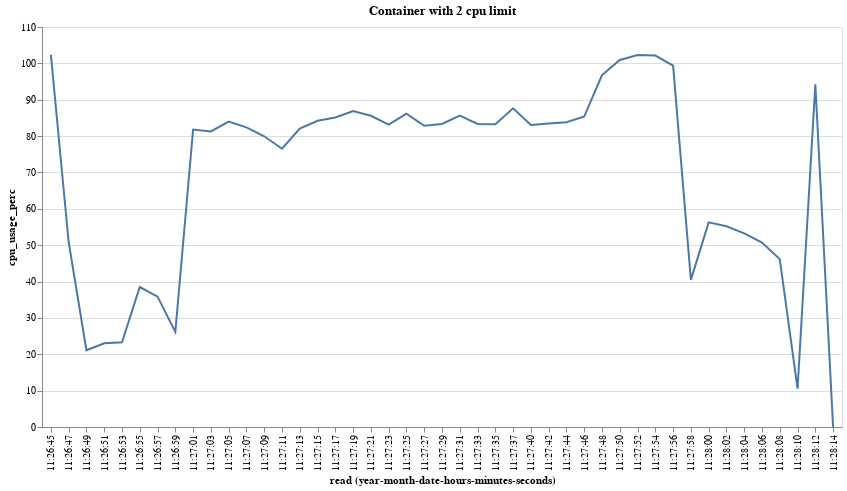

The code cell stored with this chart in its notebook:
### Code cell
chart = generate_chart(run_with_num_cpu(2))
print_relevant_logs()
chart

### Figure 1 — Vega-Lite specification as saved in the notebook (floating-point values rounded to 4 significant figures)
{"config": {"view": {"continuousWidth": 400, "continuousHeight": 300}}, "data": {"name": "data-17de0893c5ea799bb0bf3fb2b8995d58"}, "mark": "line", "encoding": {"x": {"axis": {"format": "%H:%M:%S", "labelAngle": -90}, "field": "read", "timeUnit": "yearmonthdatehoursminutesseconds", "type": "ordinal"}, "y": {"field": "cpu_usage_perc", "type": "quantitative"}}, "height": 400, "title": "Container with 2 cpu limit", "width": 800, "$schema": "https://vega.github.io/schema/vega-lite/v4.17.0.json", "datasets": {"data-17de0893c5ea799bb0bf3fb2b8995d58": [{"read": "2022-11-08T11:26:45.171419397", "cpu_stats.online_cpus": 4, "cpu_stats.cpu_usage.total_usage": 1200676000, "precpu_stats.cpu_usage.total_usage": 195280000, "cpu_stats.system_cpu_usage": 3923419390000000, "precpu_stats.system_cpu_usage": 3923415460000000, "cpu_delta": 1005396000, "system_cpu_delta": 3930000000, "cpu_usage_perc": 102.3}, {"read": "2022-11-08T11:26:47.182944928", "cpu_stats.online_cpus": 4, "cpu_stats.cpu_usage.total_usage": 2546031000, "precpu_stats.cpu_usage.total_usage": 2104008000, "cpu_stats.system_cpu_usage": 3923426700000000, "precpu_stats.system_cpu_usage": 3923423220000000, "cpu_delta": 442023000, "system_cpu_delta": 3480000000, "cpu_usage_perc": 50.81}, {"read": "2022-11-08T11:26:49.204561819", "cpu_stats.online_cpus": 4, "cpu_stats.cpu_usage.total_usage": 2885215000, "precpu_stats.cpu_usage.total_usage": 2717454000, "cpu_stats.system_cpu_usage": 3923433110000000, "precpu_stats.system_cpu_usage": 3923429930000000, "cpu_delta": 167761000, "system_cpu_delta": 3180000000, "cpu_usage_perc": 21.1}, {"read": "2022-11-08T11:26:51.274376857", "cpu_stats.online_cpus": 4, "cpu_stats.cpu_usage.total_usage": 3237356000, "precpu_stats.cpu_usage.total_usage": 3045043000, "cpu_stats.system_cpu_usage": 3923439740000000, "precpu_stats.system_cpu_usage": 3923436400000000, "cpu_delta": 192313000, "system_cpu_delta": 3340000000, "cpu_usage_perc": 23.03}, {"read": "2022-11-08T11:26:53.360560826", "cpu_stats.online_cpus": 4, "cpu_stats.cpu_usage.total_usage": 3643262000, "precpu_stats.cpu_usage.total_usage": 3454597000, "cpu_stats.system_cpu_usage": 3923446430000000, "precpu_stats.system_cpu_usage": 3923443190000000, "cpu_delta": 188665000, "system_cpu_delta": 3240000000, "cpu_usage_perc": 23.29}, {"read": "2022-11-08T11:26:55.378896679", "cpu_stats.online_cpus": 4, "cpu_stats.cpu_usage.total_usage": 4142636000, "precpu_stats.cpu_usage.total_usage": 3824056000, "cpu_stats.system_cpu_usage": 3923452910000000, "precpu_stats.system_cpu_usage": 3923449600000000, "cpu_delta": 318580000, "system_cpu_delta": 3310000000, "cpu_usage_perc": 38.5}, {"read": "2022-11-08T11:26:57.401175317", "cpu_stats.online_cpus": 4, "cpu_stats.cpu_usage.total_usage": 4733458000, "precpu_stats.cpu_usage.total_usage": 4441213000, "cpu_stats.system_cpu_usage": 3923459510000000, "precpu_stats.system_cpu_usage": 3923456250000000, "cpu_delta": 292245000, "system_cpu_delta": 3260000000, "cpu_usage_perc": 35.86}, {"read": "2022-11-08T11:26:59.429118690", "cpu_stats.online_cpus": 4, "cpu_stats.cpu_usage.total_usage": 5229341000, "precpu_stats.cpu_usage.total_usage": 5021477000, "cpu_stats.system_cpu_usage": 3923465970000000, "precpu_stats.system_cpu_usage": 3923462790000000, "cpu_delta": 207864000, "system_cpu_delta": 3180000000, "cpu_usage_perc": 26.15}, {"read": "2022-11-08T11:27:01.422363966", "cpu_stats.online_cpus": 4, "cpu_stats.cpu_usage.total_usage": 6593256000, "precpu_stats.cpu_usage.total_usage": 5852913000, "cpu_stats.system_cpu_usage": 3923473180000000, "precpu_stats.system_cpu_usage": 3923469560000000, "cpu_delta": 740343000, "system_cpu_delta": 3620000000, "cpu_usage_perc": 81.81}, {"read": "2022-11-08T11:27:03.493375618", "cpu_stats.online_cpus": 4, "cpu_stats.cpu_usage.total_usage": 8108340000, "precpu_stats.cpu_usage.total_usage": 7340246000, "cpu_stats.system_cpu_usage": 3923480570000000, "precpu_stats.system_cpu_usage": 3923476790000000, "cpu_delta": 768094000, "system_cpu_delta": 3780000000, "cpu_usage_perc": 81.28}, {"read": "2022-11-08T11:27:05.546215597", "cpu_stats.online_cpus": 4, "cpu_stats.cpu_usage.total_usage": 9651093000, "precpu_stats.cpu_usage.total_usage": 8882649000, "cpu_stats.system_cpu_usage": 3923487890000000, "precpu_stats.system_cpu_usage": 3923484230000000, "cpu_delta": 768444000, "system_cpu_delta": 3660000000, "cpu_usage_perc": 83.98}, {"read": "2022-11-08T11:27:07.567917588", "cpu_stats.online_cpus": 4, "cpu_stats.cpu_usage.total_usage": 11133916000, "precpu_stats.cpu_usage.total_usage": 10390134000, "cpu_stats.system_cpu_usage": 3923495090000000, "precpu_stats.system_cpu_usage": 3923491480000000, "cpu_delta": 743782000, "system_cpu_delta": 3610000000, "cpu_usage_perc": 82.41}, {"read": "2022-11-08T11:27:09.581750049", "cpu_stats.online_cpus": 4, "cpu_stats.cpu_usage.total_usage": 12645266000, "precpu_stats.cpu_usage.total_usage": 11923709000, "cpu_stats.system_cpu_usage": 3923502290000000, "precpu_stats.system_cpu_usage": 3923498680000000, "cpu_delta": 721557000, "system_cpu_delta": 3610000000, "cpu_usage_perc": 79.95}, {"read": "2022-11-08T11:27:11.598611479", "cpu_stats.online_cpus": 4, "cpu_stats.cpu_usage.total_usage": 14096244000, "precpu_stats.cpu_usage.total_usage": 13415115000, "cpu_stats.system_cpu_usage": 3923509510000000, "precpu_stats.system_cpu_usage": 3923505950000000, "cpu_delta": 681129000, "system_cpu_delta": 3560000000, "cpu_usage_perc": 76.53}, {"read": "2022-11-08T11:27:13.625175999", "cpu_stats.online_cpus": 4, "cpu_stats.cpu_usage.total_usage": 15620996000, "precpu_stats.cpu_usage.total_usage": 14861619000, "cpu_stats.system_cpu_usage": 3923516850000000, "precpu_stats.system_cpu_usage": 3923513150000000, "cpu_delta": 759377000, "system_cpu_delta": 3700000000, "cpu_usage_perc": 82.09}, {"read": "2022-11-08T11:27:15.662182341", "cpu_stats.online_cpus": 4, "cpu_stats.cpu_usage.total_usage": 17191026000, "precpu_stats.cpu_usage.total_usage": 16405906000, "cpu_stats.system_cpu_usage": 3923524310000000, "precpu_stats.system_cpu_usage": 3923520580000000, "cpu_delta": 785120000, "system_cpu_delta": 3730000000, "cpu_usage_perc": 84.2}, {"read": "2022-11-08T11:27:17.723331403", "cpu_stats.online_cpus": 4, "cpu_stats.cpu_usage.total_usage": 18760373000, "precpu_stats.cpu_usage.total_usage": 17983849000, "cpu_stats.system_cpu_usage": 3923531750000000, "precpu_stats.system_cpu_usage": 3923528100000000, "cpu_delta": 776524000, "system_cpu_delta": 3650000000, "cpu_usage_perc": 85.1}, {"read": "2022-11-08T11:27:19.751419086", "cpu_stats.online_cpus": 4, "cpu_stats.cpu_usage.total_usage": 20286711000, "precpu_stats.cpu_usage.total_usage": 19491663000, "cpu_stats.system_cpu_usage": 3923539080000000, "precpu_stats.system_cpu_usage": 3923535420000000, "cpu_delta": 795048000, "system_cpu_delta": 3660000000, "cpu_usage_perc": 86.89}, {"read": "2022-11-08T11:27:21.766038685", "cpu_stats.online_cpus": 4, "cpu_stats.cpu_usage.total_usage": 21835252000, "precpu_stats.cpu_usage.total_usage": 21058457000, "cpu_stats.system_cpu_usage": 3923546350000000, "precpu_stats.system_cpu_usage": 3923542720000000, "cpu_delta": 776795000, "system_cpu_delta": 3630000000, "cpu_usage_perc": 85.6}, {"read": "2022-11-08T11:27:23.785068453", "cpu_stats.online_cpus": 4, "cpu_stats.cpu_usage.total_usage": 23367658000, "precpu_stats.cpu_usage.total_usage": 22602536000, "cpu_stats.system_cpu_usage": 3923553690000000, "precpu_stats.system_cpu_usage": 3923550010000000, "cpu_delta": 765122000, "system_cpu_delta": 3680000000, "cpu_usage_perc": 83.17}, {"read": "2022-11-08T11:27:25.805847877", "cpu_stats.online_cpus": 4, "cpu_stats.cpu_usage.total_usage": 24917269000, "precpu_stats.cpu_usage.total_usage": 24124543000, "cpu_stats.system_cpu_usage": 3923561010000000, "precpu_stats.system_cpu_usage": 3923557330000000, "cpu_delta": 792726000, "system_cpu_delta": 3680000000, "cpu_usage_perc": 86.17}, {"read": "2022-11-08T11:27:27.823934945", "cpu_stats.online_cpus": 4, "cpu_stats.cpu_usage.total_usage": 26437358000, "precpu_stats.cpu_usage.total_usage": 25677492000, "cpu_stats.system_cpu_usage": 3923568330000000, "precpu_stats.system_cpu_usage": 3923564660000000, "cpu_delta": 759866000, "system_cpu_delta": 3670000000, "cpu_usage_perc": 82.82}, {"read": "2022-11-08T11:27:29.931084039", "cpu_stats.online_cpus": 4, "cpu_stats.cpu_usage.total_usage": 28024703000, "precpu_stats.cpu_usage.total_usage": 27220537000, "cpu_stats.system_cpu_usage": 3923575960000000, "precpu_stats.system_cpu_usage": 3923572100000000, "cpu_delta": 804166000, "system_cpu_delta": 3860000000, "cpu_usage_perc": 83.33}, {"read": "2022-11-08T11:27:31.923422508", "cpu_stats.online_cpus": 4, "cpu_stats.cpu_usage.total_usage": 29593096000, "precpu_stats.cpu_usage.total_usage": 28811932000, "cpu_stats.system_cpu_usage": 3923583250000000, "precpu_stats.system_cpu_usage": 3923579600000000, "cpu_delta": 781164000, "system_cpu_delta": 3650000000, "cpu_usage_perc": 85.61}, {"read": "2022-11-08T11:27:33.941601233", "cpu_stats.online_cpus": 4, "cpu_stats.cpu_usage.total_usage": 31114908000, "precpu_stats.cpu_usage.total_usage": 30344178000, "cpu_stats.system_cpu_usage": 3923590580000000, "precpu_stats.system_cpu_usage": 3923586880000000, "cpu_delta": 770730000, "system_cpu_delta": 3700000000, "cpu_usage_perc": 83.32}, {"read": "2022-11-08T11:27:35.957563176", "cpu_stats.online_cpus": 4, "cpu_stats.cpu_usage.total_usage": 32662072000, "precpu_stats.cpu_usage.total_usage": 31900019000, "cpu_stats.system_cpu_usage": 3923597910000000, "precpu_stats.system_cpu_usage": 3923594250000000, "cpu_delta": 762053000, "system_cpu_delta": 3660000000, "cpu_usage_perc": 83.28}, {"read": "2022-11-08T11:27:37.977400054", "cpu_stats.online_cpus": 4, "cpu_stats.cpu_usage.total_usage": 34236279000, "precpu_stats.cpu_usage.total_usage": 33442954000, "cpu_stats.system_cpu_usage": 3923605160000000, "precpu_stats.system_cpu_usage": 3923601540000000, "cpu_delta": 793325000, "system_cpu_delta": 3620000000, "cpu_usage_perc": 87.66}, {"read": "2022-11-08T11:27:40.021566339", "cpu_stats.online_cpus": 4, "cpu_stats.cpu_usage.total_usage": 35799623000, "precpu_stats.cpu_usage.total_usage": 35027383000, "cpu_stats.system_cpu_usage": 3923612560000000, "precpu_stats.system_cpu_usage": 3923608840000000, "cpu_delta": 772240000, "system_cpu_delta": 3720000000, "cpu_usage_perc": 83.04}, {"read": "2022-11-08T11:27:42.096115317", "cpu_stats.online_cpus": 4, "cpu_stats.cpu_usage.total_usage": 37379127000, "precpu_stats.cpu_usage.total_usage": 36586088000, "cpu_stats.system_cpu_usage": 3923620110000000, "precpu_stats.system_cpu_usage": 3923616310000000, "cpu_delta": 793039000, "system_cpu_delta": 3800000000, "cpu_usage_perc": 83.48}, {"read": "2022-11-08T11:27:44.115629768", "cpu_stats.online_cpus": 4, "cpu_stats.cpu_usage.total_usage": 38927534000, "precpu_stats.cpu_usage.total_usage": 38160437000, "cpu_stats.system_cpu_usage": 3923627440000000, "precpu_stats.system_cpu_usage": 3923623780000000, "cpu_delta": 767097000, "system_cpu_delta": 3660000000, "cpu_usage_perc": 83.84}, {"read": "2022-11-08T11:27:46.131826109", "cpu_stats.online_cpus": 4, "cpu_stats.cpu_usage.total_usage": 40496423000, "precpu_stats.cpu_usage.total_usage": 39715212000, "cpu_stats.system_cpu_usage": 3923634750000000, "precpu_stats.system_cpu_usage": 3923631090000000, "cpu_delta": 781211000, "system_cpu_delta": 3660000000, "cpu_usage_perc": 85.38}, {"read": "2022-11-08T11:27:48.162828282", "cpu_stats.online_cpus": 4, "cpu_stats.cpu_usage.total_usage": 42395430000, "precpu_stats.cpu_usage.total_usage": 41454238000, "cpu_stats.system_cpu_usage": 3923642540000000, "precpu_stats.system_cpu_usage": 3923638650000000, "cpu_delta": 941192000, "system_cpu_delta": 3890000000, "cpu_usage_perc": 96.78}, {"read": "2022-11-08T11:27:50.178128486", "cpu_stats.online_cpus": 4, "cpu_stats.cpu_usage.total_usage": 44307560000, "precpu_stats.cpu_usage.total_usage": 43313286000, "cpu_stats.system_cpu_usage": 3923650360000000, "precpu_stats.system_cpu_usage": 3923646420000000, "cpu_delta": 994274000, "system_cpu_delta": 3940000000, "cpu_usage_perc": 100.9}, {"read": "2022-11-08T11:27:52.209857392", "cpu_stats.online_cpus": 4, "cpu_stats.cpu_usage.total_usage": 46319238000, "precpu_stats.cpu_usage.total_usage": 45309284000, "cpu_stats.system_cpu_usage": 3923658300000000, "precpu_stats.system_cpu_usage": 3923654350000000, "cpu_delta": 1009954000, "system_cpu_delta": 3950000000, "cpu_usage_perc": 102.3}, {"read": "2022-11-08T11:27:54.286319176", "cpu_stats.online_cpus": 4, "cpu_stats.cpu_usage.total_usage": 48375101000, "precpu_stats.cpu_usage.total_usage": 47350977000, "cpu_stats.system_cpu_usage": 3923666370000000, "precpu_stats.system_cpu_usage": 3923662360000000, "cpu_delta": 1024124000, "system_cpu_delta": 4010000000, "cpu_usage_perc": 102.2}, {"read": "2022-11-08T11:27:56.308814003", "cpu_stats.online_cpus": 4, "cpu_stats.cpu_usage.total_usage": 50222115000, "precpu_stats.cpu_usage.total_usage": 49240603000, "cpu_stats.system_cpu_usage": 3923674140000000, "precpu_stats.system_cpu_usage": 3923670190000000, "cpu_delta": 981512000, "system_cpu_delta": 3950000000, "cpu_usage_perc": 99.39}, {"read": "2022-11-08T11:27:58.323437798", "cpu_stats.online_cpus": 4, "cpu_stats.cpu_usage.total_usage": 51217001000, "precpu_stats.cpu_usage.total_usage": 50868960000, "cpu_stats.system_cpu_usage": 3923681230000000, "precpu_stats.system_cpu_usage": 3923677790000000, "cpu_delta": 348041000, "system_cpu_delta": 3440000000, "cpu_usage_perc": 40.47}, {"read": "2022-11-08T11:28:00.322456823", "cpu_stats.online_cpus": 4, "cpu_stats.cpu_usage.total_usage": 52174657000, "precpu_stats.cpu_usage.total_usage": 51697696000, "cpu_stats.system_cpu_usage": 3923688010000000, "precpu_stats.system_cpu_usage": 3923684620000000, "cpu_delta": 476961000, "system_cpu_delta": 3390000000, "cpu_usage_perc": 56.28}, {"read": "2022-11-08T11:28:02.345824437", "cpu_stats.online_cpus": 4, "cpu_stats.cpu_usage.total_usage": 53117617000, "precpu_stats.cpu_usage.total_usage": 52658134000, "cpu_stats.system_cpu_usage": 3923694720000000, "precpu_stats.system_cpu_usage": 3923691390000000, "cpu_delta": 459483000, "system_cpu_delta": 3330000000, "cpu_usage_perc": 55.19}, {"read": "2022-11-08T11:28:04.376094185", "cpu_stats.online_cpus": 4, "cpu_stats.cpu_usage.total_usage": 53992365000, "precpu_stats.cpu_usage.total_usage": 53537135000, "cpu_stats.system_cpu_usage": 3923701570000000, "precpu_stats.system_cpu_usage": 3923698150000000, "cpu_delta": 455230000, "system_cpu_delta": 3420000000, "cpu_usage_perc": 53.24}, {"read": "2022-11-08T11:28:06.490822512", "cpu_stats.online_cpus": 4, "cpu_stats.cpu_usage.total_usage": 54879705000, "precpu_stats.cpu_usage.total_usage": 54439607000, "cpu_stats.system_cpu_usage": 3923708520000000, "precpu_stats.system_cpu_usage": 3923705050000000, "cpu_delta": 440098000, "system_cpu_delta": 3470000000, "cpu_usage_perc": 50.73}, {"read": "2022-11-08T11:28:08.516731411", "cpu_stats.online_cpus": 4, "cpu_stats.cpu_usage.total_usage": 55700954000, "precpu_stats.cpu_usage.total_usage": 55317820000, "cpu_stats.system_cpu_usage": 3923715180000000, "precpu_stats.system_cpu_usage": 3923711860000000, "cpu_delta": 383134000, "system_cpu_delta": 3320000000, "cpu_usage_perc": 46.16}, {"read": "2022-11-08T11:28:10.534347880", "cpu_stats.online_cpus": 4, "cpu_stats.cpu_usage.total_usage": 56640841000, "precpu_stats.cpu_usage.total_usage": 56542180000, "cpu_stats.system_cpu_usage": 3923722720000000, "precpu_stats.system_cpu_usage": 3923718970000000, "cpu_delta": 98661000, "system_cpu_delta": 3750000000, "cpu_usage_perc": 10.52}, {"read": "2022-11-08T11:28:12.571118945", "cpu_stats.online_cpus": 4, "cpu_stats.cpu_usage.total_usage": 57576853000, "precpu_stats.cpu_usage.total_usage": 56646282000, "cpu_stats.system_cpu_usage": 3923730470000000, "precpu_stats.system_cpu_usage": 3923726520000000, "cpu_delta": 930571000, "system_cpu_delta": 3950000000, "cpu_usage_perc": 94.24}, {"read": "2022-11-08T11:28:14.588218670", "cpu_stats.online_cpus": 4, "cpu_stats.cpu_usage.total_usage": 57697863000, "precpu_stats.cpu_usage.total_usage": 57697863000, "cpu_stats.system_cpu_usage": 3923738110000000, "precpu_stats.system_cpu_usage": 3923734290000000, "cpu_delta": 0, "system_cpu_delta": 3820000000, "cpu_usage_perc": 0.0}]}}
